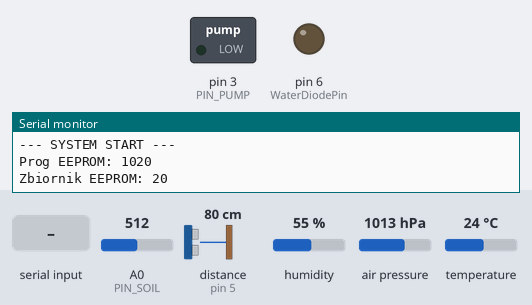
Bench run of a program on a simulated Arduino Uno, built with avr-gcc and run on an emulated ATmega328P. On the bench: switched loads named in the program (green lamp = pin HIGH), output pins drawn as LEDs (lit = HIGH), the last lines printed to the serial monitor. Wiring (inferred from the names in the program): ultrasonic range finder: trigger pin 4; echo pin 5. The inputs (shaded band) are chosen by the test bench; at power-on: distance to the obstacle (sensor on pin 5) 80 cm, A0 (PIN_SOIL) = 512, humidity 55 %, air pressure 1013 hPa, temperature 24 °C. The echo pulse lasts 58.3 µs per cm; EEPROM starts erased; pins used as bus, display or sensor lines are not drawn.

Above: at 1.2 s.
1.3 s: "SET_DRY:\n" received over the second serial link
3.5 s: distance to the obstacle (sensor on pin 5) set to 21 cm
5.2 s: distance to the obstacle (sensor on pin 5) set to 17 cm
At 7.1 s:
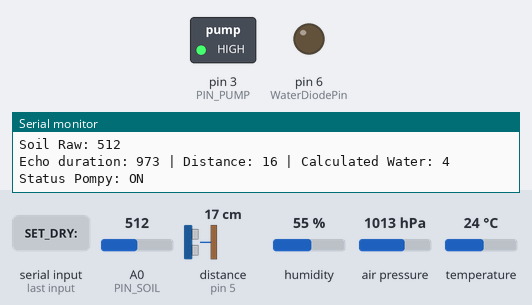
7.6 s: distance to the obstacle (sensor on pin 5) set to 35 cm
At 9.1 s:
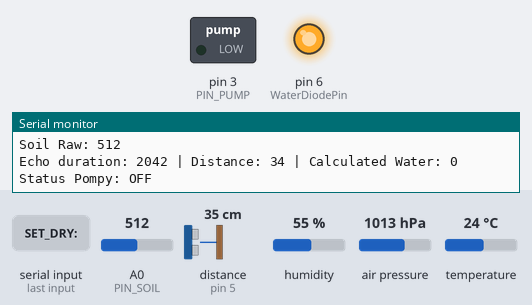
9.6 s: distance to the obstacle (sensor on pin 5) set to 2 cm
At 11.1 s:
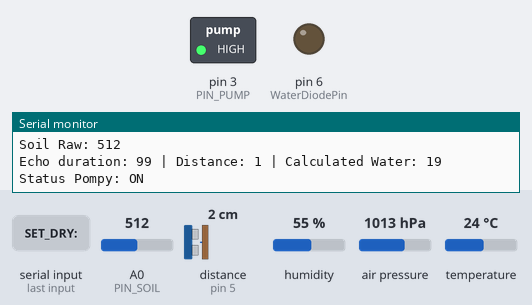
11.7 s: "SET_TANK:\n" received over the second serial link
At 13.0 s:
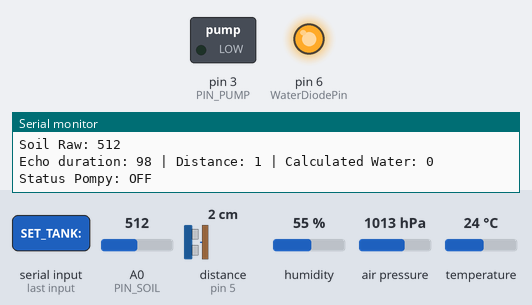
Timing chart, 0 to 14.7 s (numbered marks = the images above; inputs shaded):
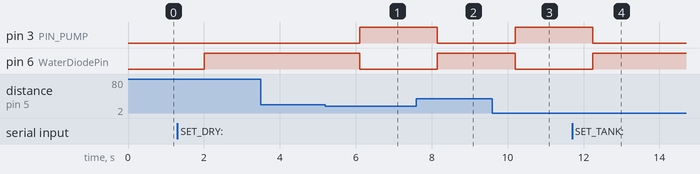

Measured:
- the behaviour switches between 19 and 18 cm on distance to the obstacle (sensor on pin 5) (found by bisection; images 0 and 1)
- after the input at 5.2 s, pin 3 (PIN_PUMP): LOW → HIGH after 0.91 s; pin 6 (WaterDiodePin): HIGH → LOW after 0.91 s
- after the input at 7.6 s, pin 3 (PIN_PUMP): HIGH → LOW after 0.55 s; pin 6 (WaterDiodePin): LOW → HIGH after 0.55 s
- after the input at 9.6 s, pin 3 (PIN_PUMP): LOW → HIGH after 0.60 s; pin 6 (WaterDiodePin): HIGH → LOW after 0.60 s
- after the input at 11.7 s, pin 3 (PIN_PUMP): HIGH → LOW after 0.54 s; pin 6 (WaterDiodePin): LOW → HIGH after 0.54 s

The program:

main.cpp
```cpp
#include <Wire.h>
#include <Adafruit_Sensor.h>
#include <Adafruit_BME280.h>
#include <SoftwareSerial.h>
#include <EEPROM.h>

#define PIN_SOIL A0
#define PIN_TRIG 4
#define PIN_ECHO 5
#define PIN_PUMP 3
#define PIN_RX 8
#define PIN_TX 9

#define WaterDiodePin 6

SoftwareSerial espSerial(PIN_RX, PIN_TX);
Adafruit_BME280 bme;

int DRY_THRESHOLD;
int TANK_CAPACITY;
const int ADDR_DRY = 0;
const int ADDR_TANK = 2;

unsigned long lastSend = 0;
bool pumpState = false;

void setup() {
  Serial.begin(115200);
  espSerial.begin(9600);

  pinMode(WaterDiodePin, OUTPUT);

  pinMode(PIN_PUMP, OUTPUT);
  pinMode(PIN_TRIG, OUTPUT);
  pinMode(PIN_ECHO, INPUT);
  digitalWrite(PIN_PUMP, LOW);
  digitalWrite(WaterDiodePin, LOW);

  if (!bme.begin(0x76)) {
    Serial.println("BME280 error!");
  }

  DRY_THRESHOLD = EEPROM.read(ADDR_DRY) * 4;
  TANK_CAPACITY = EEPROM.read(ADDR_TANK);

  if (DRY_THRESHOLD < 100 || DRY_THRESHOLD > 1023) DRY_THRESHOLD = 700;
  if (TANK_CAPACITY < 5 || TANK_CAPACITY > 200) TANK_CAPACITY = 20;

  Serial.println("--- SYSTEM START ---");
  Serial.print("Prog EEPROM: "); Serial.println(DRY_THRESHOLD);
  Serial.print("Zbiornik EEPROM: "); Serial.println(TANK_CAPACITY);
}

void loop() {
  if (espSerial.available() > 0) {
    String cmd = espSerial.readStringUntil('\n');
    cmd.trim();
    if (cmd.startsWith("SET_DRY:")) {
      DRY_THRESHOLD = cmd.substring(8).toInt();
      EEPROM.write(ADDR_DRY, DRY_THRESHOLD / 4);
      Serial.print("Odebrano nowy prog: "); Serial.println(DRY_THRESHOLD);
    } else if (cmd.startsWith("SET_TANK:")) {
      TANK_CAPACITY = cmd.substring(9).toInt();
      EEPROM.write(ADDR_TANK, TANK_CAPACITY);
      Serial.print("Odebrano nowa glebokosc: "); Serial.println(TANK_CAPACITY);
    }
  }

  if (millis() - lastSend > 2000) {
    int soilRaw = analogRead(PIN_SOIL);

    digitalWrite(PIN_TRIG, LOW);
    delayMicroseconds(5);
    digitalWrite(PIN_TRIG, HIGH);
    delayMicroseconds(10);
    digitalWrite(PIN_TRIG, LOW);

    long duration = pulseIn(PIN_ECHO, HIGH, 30000);
    int distance = duration * 0.034 / 2;
    int waterLevel = TANK_CAPACITY - distance;
    if (waterLevel < 0 || duration == 0) waterLevel = 0;

    Serial.println("--- POMIAR ---");
    Serial.print("Soil Raw: "); Serial.println(soilRaw);
    Serial.print("Echo duration: "); Serial.print(duration);
    Serial.print(" | Distance: "); Serial.print(distance);
    Serial.print(" | Calculated Water: "); Serial.println(waterLevel);

    float t = bme.readTemperature();
    float h = bme.readHumidity();
    float p = bme.readPressure() / 100.0F;

    pumpState = (soilRaw > DRY_THRESHOLD && waterLevel > 2);
    if (waterLevel <= 2) {
      digitalWrite(WaterDiodePin, HIGH);
    } else {
      digitalWrite(WaterDiodePin, LOW);
    }
    digitalWrite(PIN_PUMP, pumpState ? HIGH : LOW);
    Serial.print("Status Pompy: "); Serial.println(pumpState ? "ON" : "OFF");

    espSerial.print(soilRaw); espSerial.print(",");
    espSerial.print(waterLevel); espSerial.print(",");
    espSerial.print(t); espSerial.print(",");
    espSerial.print(h); espSerial.print(",");
    espSerial.print(p); espSerial.print(",");
    espSerial.print(pumpState ? "1" : "0"); espSerial.print(",");
    espSerial.print(DRY_THRESHOLD); espSerial.print(",");
    espSerial.println(TANK_CAPACITY);

    lastSend = millis();
  }
}
```
